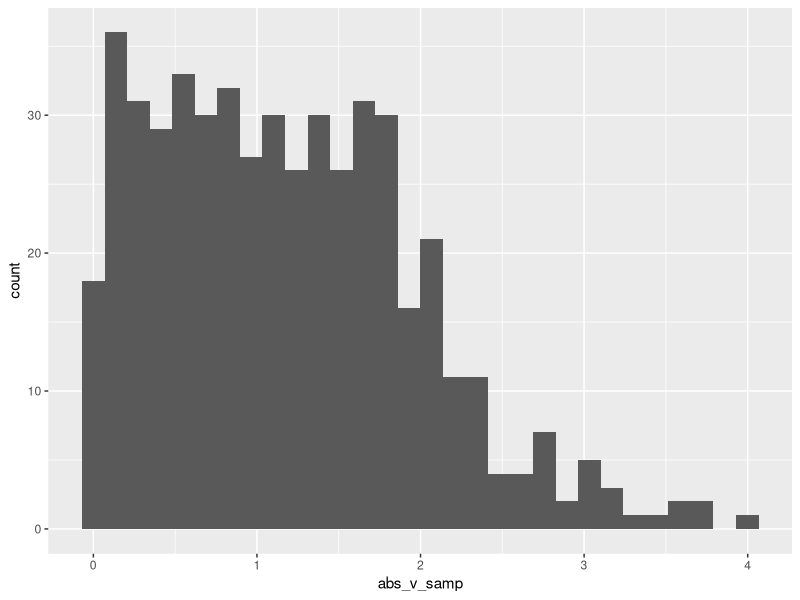

Generate this figure with R:
## ---- chunk 1
library(tidyverse)
## ---- chunk 2
samp = rnorm(500)
length(samp)
## ---- chunk 3

library(tidyverse)

la_df = 
  tibble(
    norm_samp = rnorm(n = 500, mean = 1),
    samp_geq1 = norm_samp > 0,
    abs_v_samp = abs(norm_samp)
  )

ggplot(la_df, aes(x = abs_v_samp)) +
  geom_histogram()

